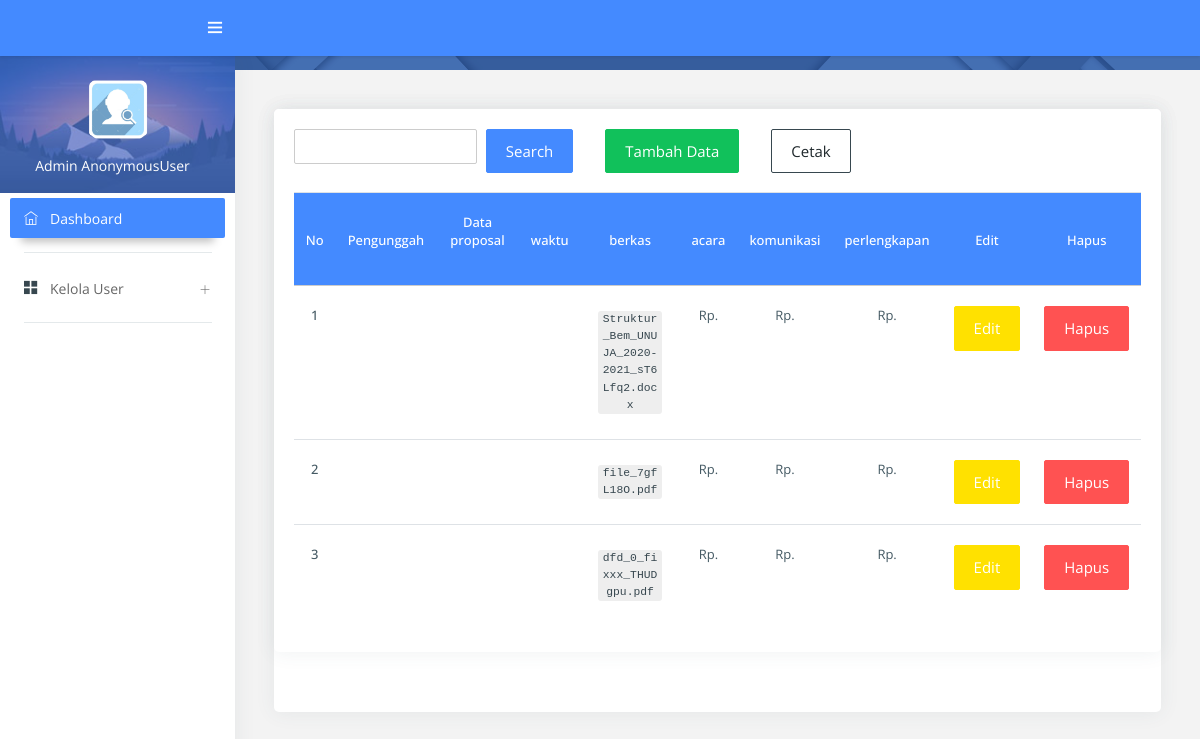
Screenshot of /laporan with the database file from the repository.
### data/models.py (models this page shows)
class tabellaporan(models.Model):
    CATEGORY=( ('masih diperika' , 'masih diperika'),('AJUKAN ULANG', 'AJUKAN ULANG'), ('DITOLAK' , 'DITOLAK'), ('DITERIMA', 'DITERIMA'), )
    id_Adminbem = models.ForeignKey(Adminbem, blank=True, null= True, on_delete=models.SET_NULL)
    id_proker = models.ForeignKey('proker', null=True, on_delete=models.SET_NULL)
    id_berita = models.ForeignKey('berita', null=True, on_delete=models.SET_NULL)
    file = models.FileField(blank=True, default='erorfile.jpg')
    anggaran_dana = models.IntegerField(blank=True, null=True)
    waktu_pengumpulan = models.DateField(blank=True, null=True)
    tanggapan_laporan = models.CharField(max_length=200, blank=True, default='belum diperiksa', choices=CATEGORY)
    catatan = models.CharField(max_length=200, blank=True, default='tidak ada catatan')

### data/views.py (the view)
# urls.py: path('laporan', views.laporan, name='laporan'),
def laporan(request):
    list_laporan = tabellaporan.objects.order_by('-id')
    filterlaporan = laporanFilter(request.GET, queryset=list_laporan)
    list_laporan = filterlaporan.qs
    context = {
        'judul': 'unggah lapporan',
        'laporan': list_laporan,
        'filter_laporan' : filterlaporan
        }
    return render(request, 'data/admin/laporan.html', context)

### data/templates/data/admin/laporan.html (shortened to what this page needs)
{% extends "data/admin/base.html" %}
{% load widget_tweaks %}
{% block content %}
<div class="pcoded-content">
    <div class="page-header">
        <div class="page-block">
        </div>
    </div>
    <div class="pcoded-inner-content">
        <div class="main-body">
            <div class="page-wrapper">
                <div class="page-body">
                    <div class="row">
                        <div class="col-xl-12">
                            <div class="card proj-progress-card">
                                <div class="">
                                    <div class="">
                                        <div class="page-body">
                                            <div class="card">
                                                <div class="card-block table-border-style">
                                                    <form method="get">
                                                        <div class="row">
                                                            <div style="margin-left: 15px;">{{ filter_laporan.form.pengunggah| add_class:"form-control" }}</div>
                                                            <button class="btn btn-primary" type="submit" style="margin-left: 9px;">search</button>
                                                            <a role="button" href="{% url 'tambahlaporan' %}" style="margin-left: 2pc;" type="button" class="btn btn-success waves-effect" data-toggle="tooltip" data-placement="right" title="tambah data proposal">
                                                                Tambah Data
                                                            </a>
                                                            <a role="button" href="{% url 'cetaklaporan' %}" style="margin-left: 2pc;" type="button" class="btn waves-effect waves-light btn-inverse btn-outline-inverse" data-toggle="tooltip" data-placement="right" title="cetak ke bentuk exel">
                                                                cetak
                                                            </a>
                                                        </div>
                                                        <br>
                                                    </form>
                                                    <div class="table-responsive">
                                                        <table class="table">
                                                            <thead>
                                                                <tr class="bg-primary" style="text-align: center;">
                                                                    <th><p>No</p></th>
                                                                    <th><p>Pengunggah</p></th>
                                                                    <th><p>Data proposal</p></th>
                                                                    <th><p>waktu</p></th>
                                                                    <th><p>berkas</p></th>
                                                                    <th><p>acara</p></th>
                                                                    <th><p>komunikasi</p></th>
                                                                    <th><p>perlengkapan</p></th>
                                                                    <th><p>Edit</p></th>
                                                                    <th><p>Hapus</p></th>
                                                                </tr>
                                                            </thead>
                                                            <tbody>
                                                                {% for data in laporan %}
                                                                <tr style="text-align: center;">
                                                                    <th><p>{{forloop.counter}}</p></th>
                                                                    <td><p>{{data.pengunggah}}</p></td>
                                                                    <td><p>{{data.relasiproposal}}</p></td>
                                                                    <td><p>{{data.date_created}}</p></td>
                                                                    <td><a href="{{data.file.url}}" title="lihat berkas laporan"><code>{{data.file}}</code></a></td>
                                                                    <td><p>Rp.{{data.acara}}</p></td>
                                                                    <td><p>Rp.{{data.konsumsi}}</p></td>
                                                                    <td><p>Rp.{{data.perlengkapan}}</p></td>
                                                                    <td>
                                                                        <a class="btn btn-warning" href="{% url 'update_laporan' data.id %}" role="button" title="hapus data proposal">Edit</a>
                                                                    </td>
                                                                    <td>
                                                                        <a class="btn btn-danger" href="{% url 'delete_laporan' data.id %}" role="button" title="hapus data proposal">Hapus</a>
                                                                    </td>
                                                                </tr>
                                                                {% endfor %}
                                                            </tbody>
                                                        </table>
                                                    </div>
                                                </div>
                                            </div>
                                        </div>
                                    </div>
                                </div>
                            </div>
                        </div>
                    </div>
                </div>
            </div>
        </div>
    </div>
</div>
{% endblock content %}

### rows the page displays
tabellaporan: file "Struktur_Bem_UNUJA_2020-2021_sT6Lfq2.docx"
tabellaporan: file "file_7gfL18O.pdf"
tabellaporan: file "dfd_0_fixxx_THUDgpu.pdf"

### other values shown
{{ request.user }} "AnonymousUser"
